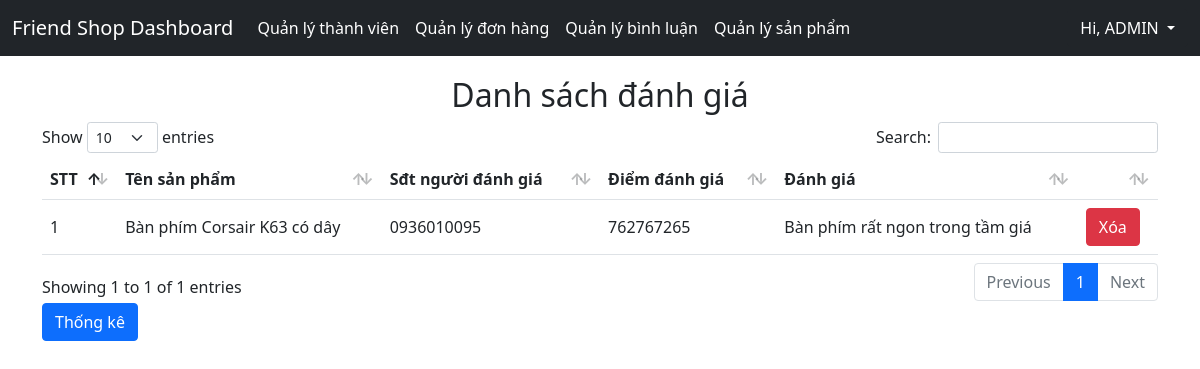
/admin/comment (signed in), run on the app's committed database.
### tables this page shows
CREATE TABLE `review` (
  `product_id` int(11) NOT NULL,
  `mark` int(11) DEFAULT NULL,
  `comments` longtext NOT NULL,
  `member_id` varchar(255) NOT NULL
);

CREATE TABLE `product` (
  `id` int(11) NOT NULL,
  `price` int(11) NOT NULL,
  `specs` varchar(1000) NOT NULL,
  `name` varchar(255) NOT NULL,
  `category` varchar(255) NOT NULL,
  `quantity` int(11) DEFAULT NULL,
  `thumnail` varchar(255) NOT NULL
);

CREATE TABLE `accounts` (
  `id` varchar(255) NOT NULL,
  `full_name` varchar(255) NOT NULL,
  `password` varchar(255) NOT NULL,
  `phone_number` varchar(255) DEFAULT NULL,
  `email` varchar(255) NOT NULL,
  `address` varchar(255) DEFAULT NULL,
  `role` char(3) DEFAULT NULL,
  `accept` char(1) NOT NULL DEFAULT 'T'
);

### mvc/core/Controller.php (called while the page is built, shortened)
<?php
class Controller{
    public function callview($view, $data = [], $layout = "layout"){
        require_once "./mvc/views/layout/" . $layout . ".php";
    }
}
?>

### mvc/controllers/adminController.php (called while the page is built, shortened)
<?php
class adminController extends Controller{
    public function __construct() {
        $this->AdminCommentDB = $this->callmodel("AdminCommentDB");
    }
    public function comment(){
        $listComments = $this->AdminCommentDB->getAll();
            $this->callview("admin/comment", ["listComments" => $listComments], "layoutAdmin");
    }
}

### mvc/core/App.php (called while the page is built, shortened)
<?php
class App{
    protected $action="show";
    protected $params=[];
    function __construct(){
        $url = $this->UrlProcess();
        if ($url) {
            if( file_exists("./mvc/controllers/".$url[0]."Controller.php") ){
                unset($url[0]);
            }
        }
        $this->controller = new $this->controller;
        if ($url) {
            if(isset($url[1])){
                if( method_exists( $this->controller , $url[1]) ){
                    $this->action = $url[1];
                }
            }
        }
        call_user_func([$this->controller, $this->action], $this->params);
    }
    function UrlProcess(){
        $url_components = parse_url($_SERVER['REQUEST_URI']);
        $index = explode("/", filter_var(trim($_SERVER['PHP_SELF'], "/")));
        $arr_tmp = explode("/", filter_var(trim($url_components['path'], "/")));
        array_splice($arr_tmp, 0, count(array_intersect($index,$arr_tmp)));
        return $arr_tmp;
    }
}
?>

### index.php (called while the page is built, shortened)
<?php
    $myApp = new App();
?>

### mvc/core/DB.php (called while the page is built, shortened)
<?php
class DB{
    public $servername ="localhost";
    public $username="root";
    public $password="";
    function __construct(){
        $this->connect = mysqli_connect($this->servername,$this->username,$this->password);
    }
}
?>

### mvc/models/AdminCommentDB.php (called while the page is built, shortened)
<?php
class AdminCommentDB extends DB
{
    public function getAll()
    {
        $array ="SELECT `review`.product_id, `review`.mark as mark, `accounts`.full_name as m_name, `review`.member_id as m_id ,`product`.name as p_name,`accounts`.phone_number as phone,`review`.comments as comments
        FROM `review`
        JOIN `accounts` ON `review`.member_id = `accounts`.id
        JOIN `product` ON `review`.product_id= `product`.id;";
        $array = mysqli_query($this->connect, $array);
        $result = [];
        while ($s = mysqli_fetch_array($array, MYSQLI_ASSOC)) {
            array_push($result, $s);
        }
        if ($result)
            return $result;
        else return [];
    }
}

### mvc/views/admin/comment.php (the view, shortened to what this page needs)
<div class="member-container">
    <h2 style="text-align: center;">Danh sách đánh giá</h2>
    <div class="container">
        <table class="table table-hover align-middle" id="admin-member-table">
            <thead>
                <tr>
                    <th scope="col">STT</th>
                    <th scope="col">Tên sản phẩm</th>
                    <th scope="col">Sđt người đánh giá</th>
                    <th scope="col">Điểm đánh giá</th>
                    <th scope="col">Đánh giá</th>
                    <th></th>
                </tr>
            </thead>
            <tbody>
            <?php $index = 0;
                foreach ($data["listComments"] as $comment) {
                    $index += 1; ?>
                    <tr>
                        <td><?php echo $index ?></td>
                        <td><?php echo $comment["p_name"]; ?></td>
                        <td><?php echo $comment["phone"]; ?></td>
                        <td><?php echo $comment["mark"]; ?></td>
                        <td><?php echo $comment["comments"]; ?></td>
                        <td class="d-flex">
                            <button type="button" class="btn btn-danger delete-comment" onclick="confirm('Bạn chắc chắn xóa bình luận này?')" data-id="<?php echo $comment["product_id"]; ?>"data-m_id="<?php echo $comment["m_id"]; ?> ">Xóa</button>
                        </td>
                    </tr>
                <?php } ?>
            </tbody>
        </table>
        <button type="button" class="btn btn-primary detail-comment" data-bs-toggle="modal" data-bs-target="#exampleModal-detail">
            Thống kê
        </button>
</div>

### public/css/admin/member.css (style rules this page uses)
.member-container { padding: 20px; width: 100%; overflow-x: auto; }

### data on the page
review: product.name "Bàn phím Corsair K63 có dây", member.phone_number "0936010095", mark "762767265", comments "Bàn phím rất ngon trong tầm giá"
